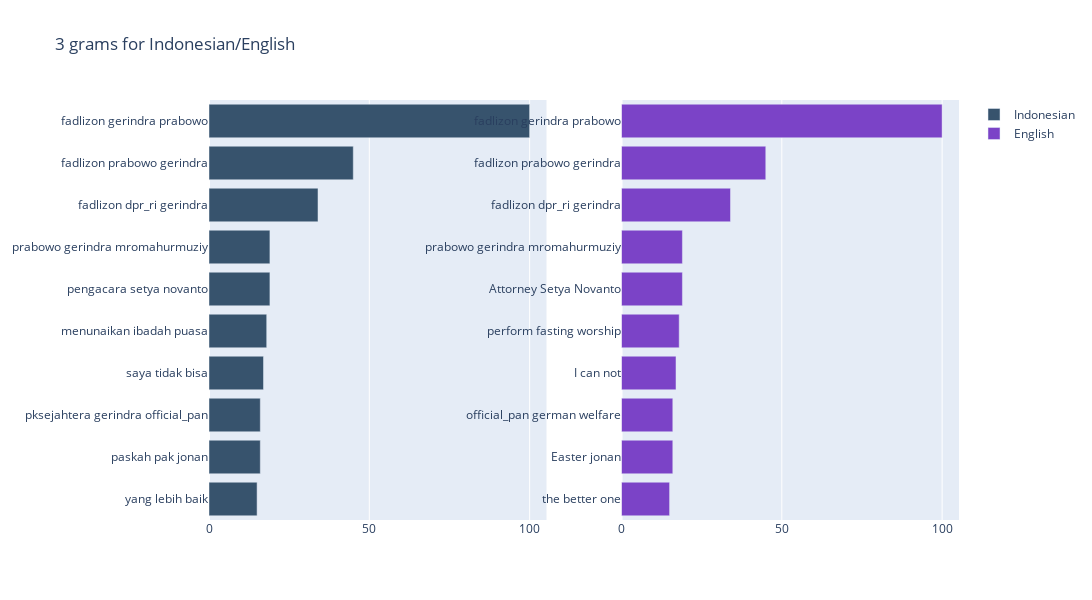

Notebook code for this chart:
### Markdown cell above
## <font color='red'>3 Gram</font>

### Code cell
ngrams_top(df['content'],(3,3),n=10)

### Figure 1 — Plotly figure (JSON) as saved in the notebook; plotly's stock layout.template omitted (floating-point values rounded to 4 significant figures)
{"data": [{"marker": {"color": "rgb(55, 83, 109)"}, "name": "Indonesian", "orientation": "h", "type": "bar", "x": [15, 16, 16, 17, 18, 19, 19, 34, 45, 100], "xaxis": "x", "y": ["yang lebih baik", "paskah pak jonan", "pksejahtera gerindra official_pan", "saya tidak bisa", "menunaikan ibadah puasa", "pengacara setya novanto", "prabowo gerindra mromahurmuziy", "fadlizon dpr_ri gerindra", "fadlizon prabowo gerindra", "fadlizon gerindra prabowo"], "yaxis": "y"}, {"marker": {"color": "rgb(123, 67, 199)"}, "name": "English", "orientation": "h", "type": "bar", "x": [15, 16, 16, 17, 18, 19, 19, 34, 45, 100], "xaxis": "x2", "y": ["the better one", "Easter jonan", "official_pan german welfare", "I can not", "perform fasting worship", "Attorney Setya Novanto", "prabowo gerindra mromahurmuziy", "fadlizon dpr_ri gerindra", "fadlizon prabowo gerindra", "fadlizon gerindra prabowo"], "yaxis": "y2"}], "layout": {"height": 600, "title": {"text": "3 grams for Indonesian/English"}, "width": 2000, "xaxis": {"anchor": "y", "domain": [0.0, 0.45]}, "xaxis2": {"anchor": "y2", "domain": [0.55, 1.0]}, "yaxis": {"anchor": "x", "domain": [0.0, 1.0]}, "yaxis2": {"anchor": "x2", "domain": [0.0, 1.0]}}}
